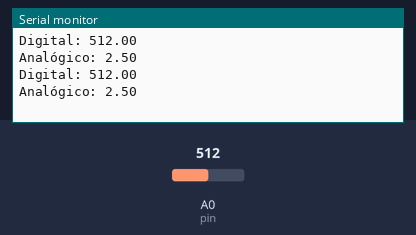
A sketch run on a simulated Arduino Uno, built with avr-gcc and run on an emulated ATmega328P. On the bench: the last lines printed to the serial monitor. Inputs (shaded band) come from the test bench; at power-on: A0 (pin) = 512.

Above: at 1.2 s.
1.3 s: A0 (pin) set to 716
At 2.6 s:
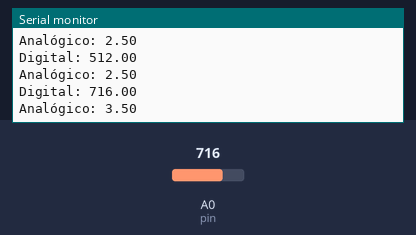
2.8 s: A0 (pin) set to 900
At 3.8 s:
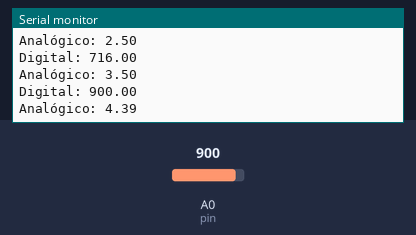
Timing chart, 0 to 5.8 s (numbered marks = the images above; inputs shaded):
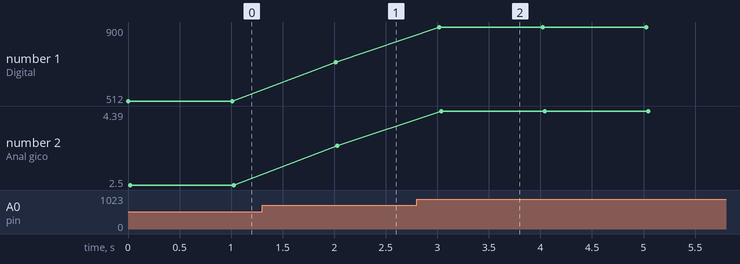

Measured:
- after the input at 1.3 s, the serial monitor: prints a new line after 0.71 s (image 1)
- after the input at 2.8 s, the serial monitor: prints a new line after 0.22 s (image 2)
- plotted number 1: 512 → 716 after the input at 1.3 s, 716 → 900 after the input at 2.8 s
- plotted number 2: 2.5 → 3.5 after the input at 1.3 s, 3.5 → 4.39 after the input at 2.8 s

The sketch:

Lab04-UART-ADC-Sensor-Reading.ino
```cpp
const int pin = 0;
float valorSensor = 0;
float analog_value, digital_value;
int baud_rate = 9600;

int RMS(int repeat){
  float accumulated = 0;
  float average;
  for (int i = 0; i < repeat; i++){
    digital_value = analogRead(pin);
    accumulated =  accumulated + (digital_value * digital_value);
  }
  average = accumulated/repeat;
  return sqrt(average);
}

void setup() {
  Serial.begin(baud_rate);
}

void loop() {
  digital_value = RMS(30);
  analog_value = (digital_value*5)/1024;
  Serial.print("Digital: ");
  Serial.println(digital_value);
  Serial.print("Analógico: ");
  Serial.println(analog_value);
  delay(1000);
}
```
